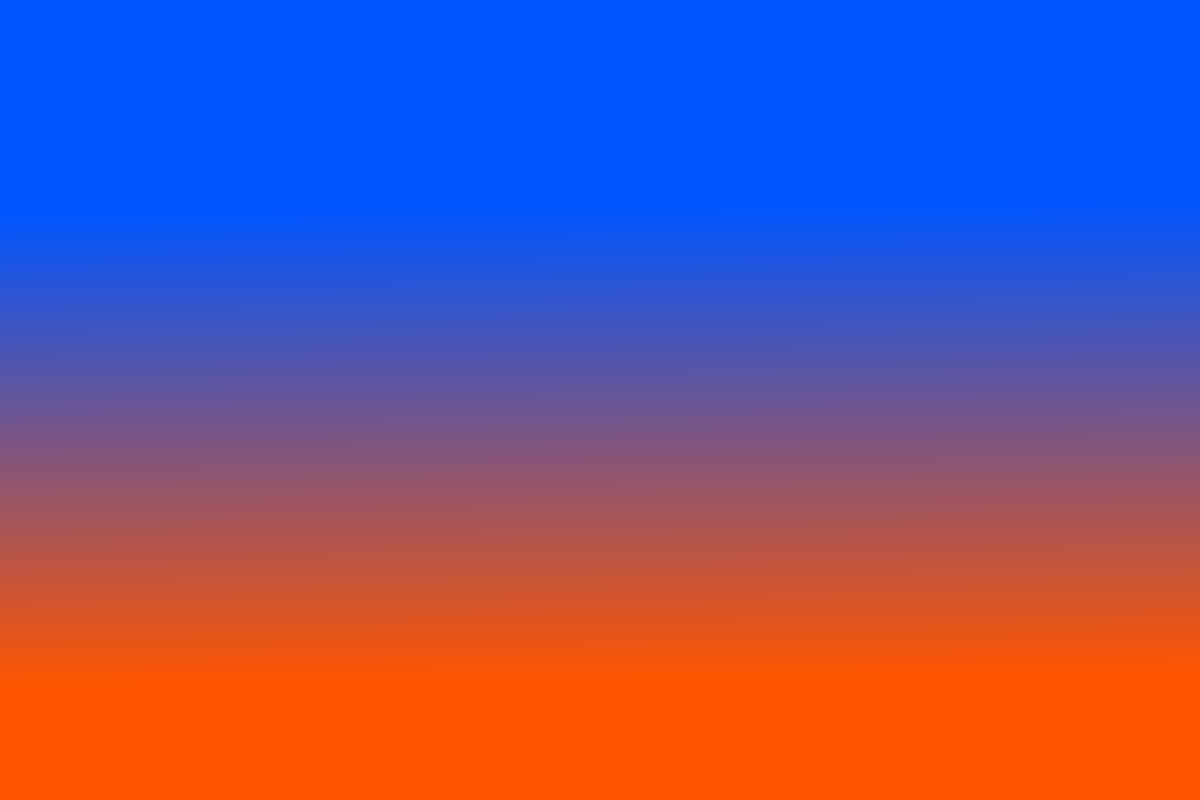
<?xml version="1.0" encoding="UTF-8"?>
<ui version="4.0">
 <class>Dialog</class>
 <widget class="QDialog" name="Dialog">
  <property name="geometry">
   <rect>
    <x>0</x>
    <y>0</y>
    <width>1200</width>
    <height>800</height>
   </rect>
  </property>
  <property name="windowTitle">
   <string>Dialog</string>
  </property>
  <widget class="QWidget" name="widget" native="true">
   <property name="geometry">
    <rect>
     <x>0</x>
     <y>0</y>
     <width>1201</width>
     <height>801</height>
    </rect>
   </property>
   <property name="styleSheet">
    <string notr="true">background-color:qlineargradient(spread:pad, x1:0.293, y1:0.261, x2:0.304, y2:0.852273, stop:0 rgba(0, 85, 255, 255), stop:1 rgba(255, 85, 0, 255))</string>
   </property>
  </widget>
 </widget>
 <resources/>
 <connections/>
</ui>
